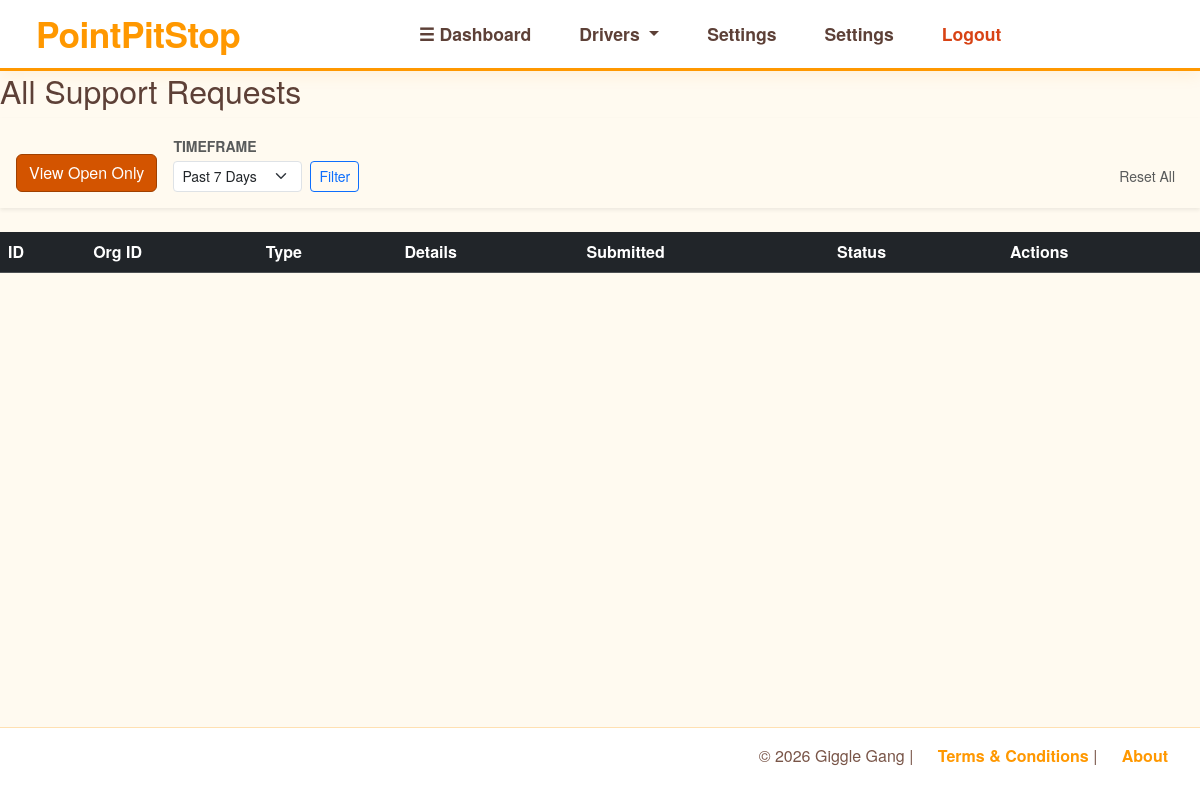
Page /sponsor/requests (signed in) on the earlier database version.
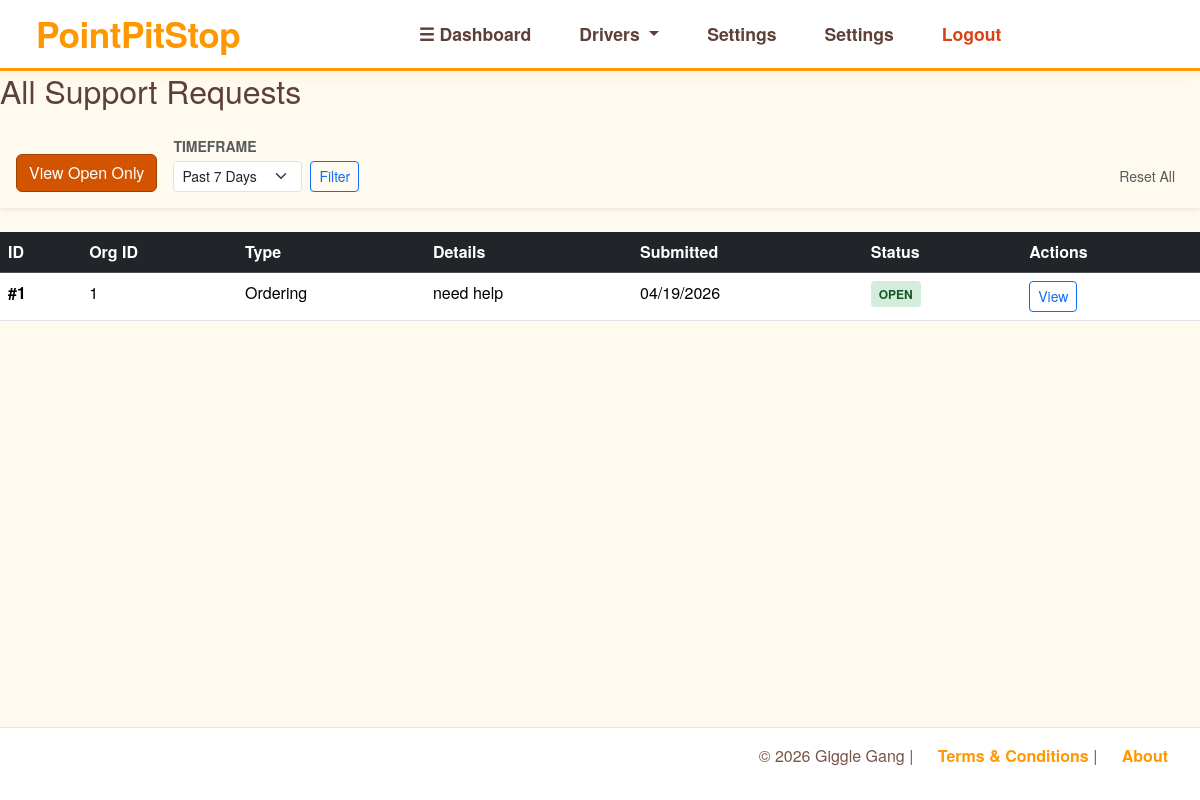
Same page on the later database version.
### models.py (models this page shows)
class SupportRequest(db.Model):
    __tablename__ = "support_requests"
    req_id = db.Column(db.Integer, primary_key = True)
    source_id = db.Column(db.Integer, nullable = False)
    source_org = db.Column(db.Integer, nullable = False)
    req_type = db.Column(db.String(100), nullable = False)
    req_details = db.Column(db.String(10000), nullable = False)
    creation_date = db.Column(db.DateTime, nullable = False, default=datetime.now)
    status = db.Column(db.String(20), nullable=False, default="Open")

### support.py (the view)
@supp_bp.route('/sponsor/requests', methods=['GET'])
@login_required
def sponsor_view_requests():
    all_requests = SupportRequest.query.filter_by(source_org=current_user.sponsor_profile.company_id).order_by(SupportRequest.creation_date.desc())
    return render_template('support/sponsor_supp_req_view.html', requests=all_requests)

### app.py (called while the page is built)
@login_manager.user_loader
def load_user(user_id):
    return db.session.get(Users, int(user_id))

### templates/support/sponsor_supp_req_view.html (shortened to what this page needs)
{% extends "base.html" %}
{% block body %}
    <h2>All Support Requests</h2>
    <div class="filter-section p-3 mb-4 shadow-sm">
        <div class="row g-3 align-items-end">
            <div class="col-auto">
                <form action="{{ url_for('support.admin_view_requests_open') }}" method="GET">
                    <button type="submit" class="btn btn-primary">View Open Only</button>
                </form>
            </div>
            <div class="col-auto">
                <form action="{{ url_for('support.admin_view_requests_prevDays') }}" method="GET" class="d-flex align-items-end gap-2">
                    <div>
                        <label for="prevDays" class="form-label small fw-bold text-uppercase text-muted mb-1">Timeframe</label>
                        <select name="prevDays" id="prevDays" class="form-select form-select-sm">
                            <option value="7">Past 7 Days</option>
                        </select>
                    </div>
                    <button type="submit" class="btn btn-sm btn-outline-primary">Filter</button>
                </form>
            </div>
            <div class="col text-end">
                <a href="{{ url_for('support.admin_view_requests') }}" class="btn btn-sm btn-link text-muted text-decoration-none">Reset All</a>
            </div>
        </div>
    </div>
    {% if requests %}
    <table class="table table-hover report-table">
        <thead class="table-dark">
            <tr>
                <th>ID</th>
                <th>Org ID</th>
                <th>Type</th>
                <th>Details</th>
                <th>Submitted</th>
                <th>Status</th>
                <th>Actions</th>
            </tr>
        </thead>
        <tbody>
            {% for request in requests %}
            <tr>
                <td><strong>#{{ request.req_id }}</strong></td>
                <td>{{ request.source_org }}</td>
                <td>{{ request.req_type.replace('_', ' ').title() }}</td>
                <td class="text-truncate" style="max-width: 250px;">{{ request.req_details }}</td>
                <td>{{ request.creation_date.strftime('%m/%d/%Y') }}</td>
                <td>
                    <span class="status-badge {{ 'status-open' if request.status|lower == 'open' else 'status-closed' }}">
                        {{ request.status }}
                    </span>
                </td>
                <td>
                    <a href="{{ url_for('support.view_req_details', req_id=request.req_id) }}" class="btn btn-sm btn-outline-primary">View</a>
                </td>
            </tr>
            {% endfor %}
        </tbody>
    </table>
    {% else %}
    <p class="text-muted">No support requests found.</p>
    {% endif %}
{% endblock %}

Differences in the rows shown:
added SupportRequest: req_id "1", source_org "1", req_type.replace "Ordering", req_details "need help", creation_date "04/19/2026", status "OPEN"
